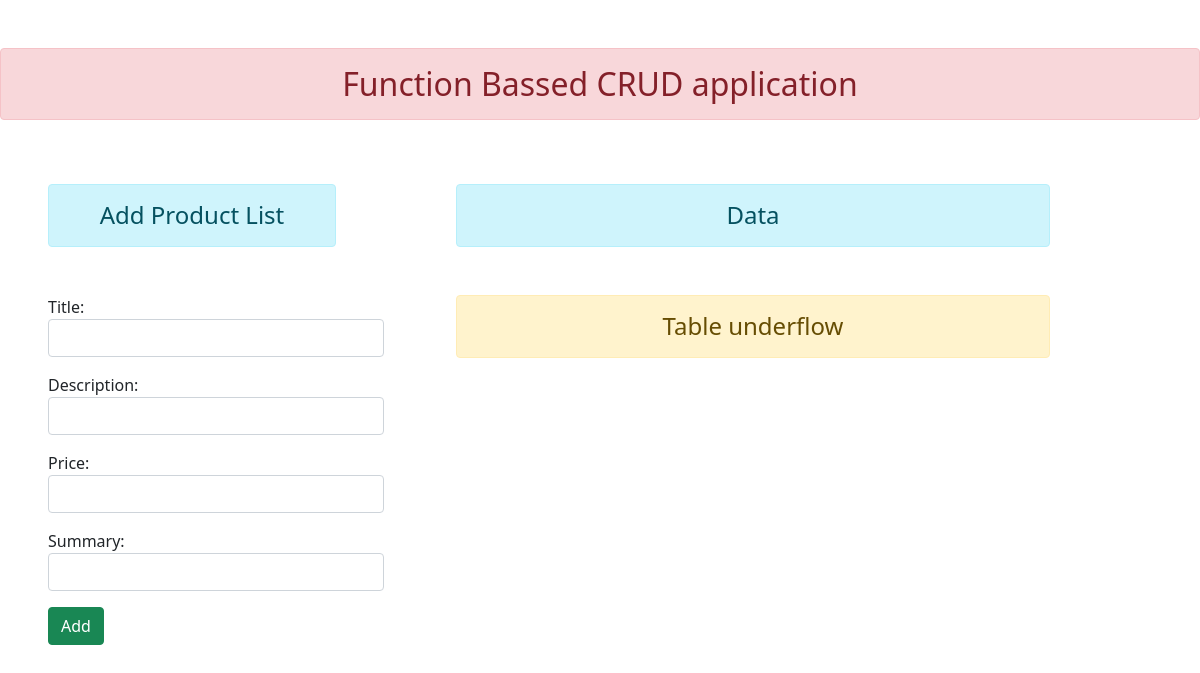
Before: / with the older database file.
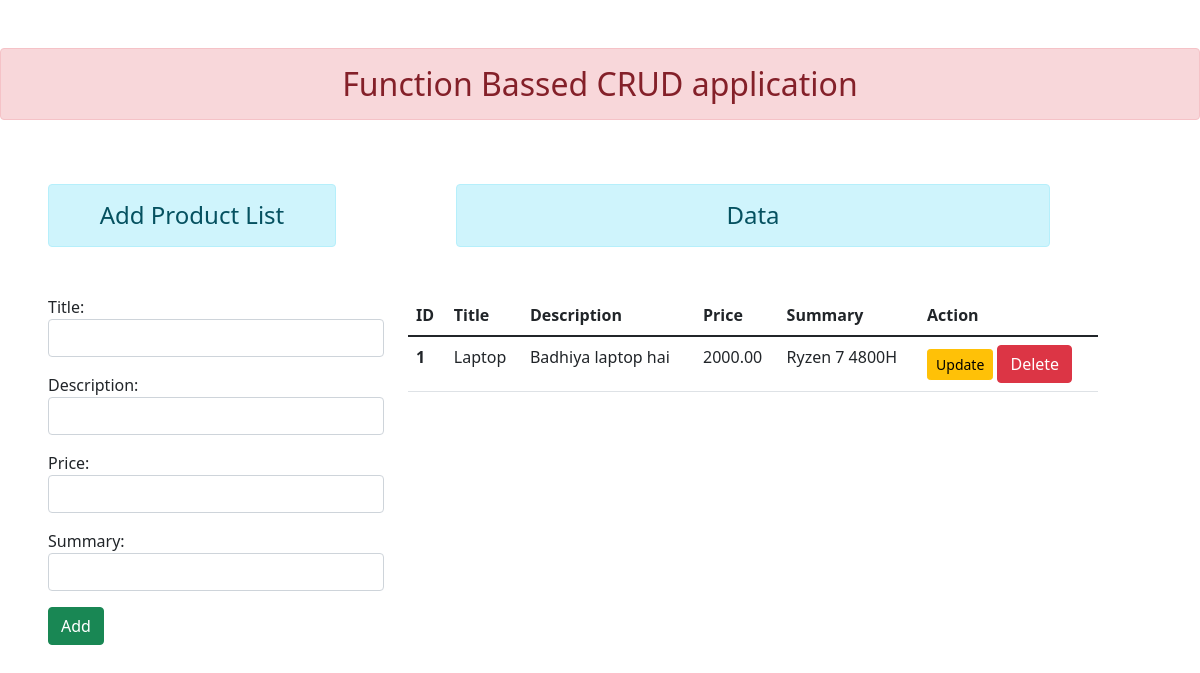
After: the same page with the newer database file.
### Games/models.py (models this page shows, shortened)
class Product(models.Model):
    title       = models.CharField(max_length=120) # max_length = required
    description = models.TextField(blank=True, null=True)
    price       = models.DecimalField(decimal_places=2, max_digits=10000)
    summary     = models.TextField(blank=False, null=False)

### Games/views.py (the view)
# urls.py: path('', views.create_read,name="cr"),
def create_read(request):
    if request.method == 'POST':
        fobj = Games_Review(request.POST)
        if fobj.is_valid():
            T = fobj.cleaned_data['title']
            D = fobj.cleaned_data['description']
            P = fobj.cleaned_data['price']
            S = fobj.cleaned_data['summary']
            reg = Product(title=T,description=D,price=P,summary=S)
            reg.save()
        fobj = Games_Review()
    else:
        fobj = Games_Review()
    peak = Product.objects.all()
    return render(request,'Games_Frontend/create_read.html',{'form':fobj,'views':peak})

### Games/forms.py
class Games_Review(forms.ModelForm):
    class Meta:
        model = Product
        fields = '__all__'
        widgets ={
            'title':forms.TextInput(attrs={'class':'form-control'}),
            'description':forms.TextInput(attrs={'class':'form-control'}),
            'price':forms.NumberInput(attrs={'class':'form-control'}),
            'summary':forms.TextInput(attrs={'class':'form-control'})
        }

### Games/templates/Games_Frontend/create_read.html (shortened to what this page needs)
{% extends 'Games_Frontend/index.html' %}
{% block content %}
<div class='row'>
    <div class="col-sm-4">
        <h4 class="m-5 text-center alert alert-info">Add Product List</h4>
        <form action="" method="POST" class="container m-4">
            {{form.as_p}}
            <input type="submit" class="btn btn-success" value="Add">
        </form>
    </div>
    <div class="col-sm-7 offset 1">
        <h4 class="m-5 text-center alert alert-info">Data</h4>
        {% if views %}
            <table class="table table-hover">
                <thead>
                <tr>
                    <th scope="col">ID</th>
                    <th scope="col">Title</th>
                    <th scope="col">Description</th>
                    <th scope="col">Price</th>
                    <th scope="col">Summary</th>
                    <th scope="col">Action</th>
                </tr>
                </thead>
                <tbody>
                    {% for record in views %}
                        <tr>
                            <th scope="row">{{record.id}}</th>
                            <td>{{record.title}}</td>
                            <td>{{record.description}}</td>
                            <td>{{record.price}}</td>
                            <td>{{record.summary}}</td>
                            <td>
                                <a href="{% url 'upd' record.id %}" class='btn btn-warning btn-sm'>Update</a>
                                <form action="{% url 'dl' record.id %}" method="POST" class="d-inline">
                                    <input class="btn btn-danger" type="submit" value="Delete">
                                </form>
                            </td>
                        </tr>
                    {% endfor %}
                </tbody>
            </table>
        {% else %}
        <h4 class="m-5 text-center alert alert-warning">Table underflow</h4>
        {% endif %}
    </div>
</div>
{% endblock content %}

### Games/templates/Games_Frontend/index.html (shortened to what this page needs)
<!DOCTYPE html>
{% load static %}
<html lang="en">
<head>
    <link rel="stylesheet" href="{% static 'Games_Frontend\css\bootstrap.css' %}">
</head>
<body>
    <h2 class="text-center alert alert-danger">Function Bassed CRUD application</h2>
    {% block content %}{% endblock content %}
</body>
</html>

Changed rows visible on the page:
added Product: id "1", title "Laptop", description "Badhiya laptop hai", price "2000.00", summary "Ryzen 7 4800H"
Other visible differences:
text no longer shown: "Table underflow"
text now shown: "ID Title Description Price Summary Action"
